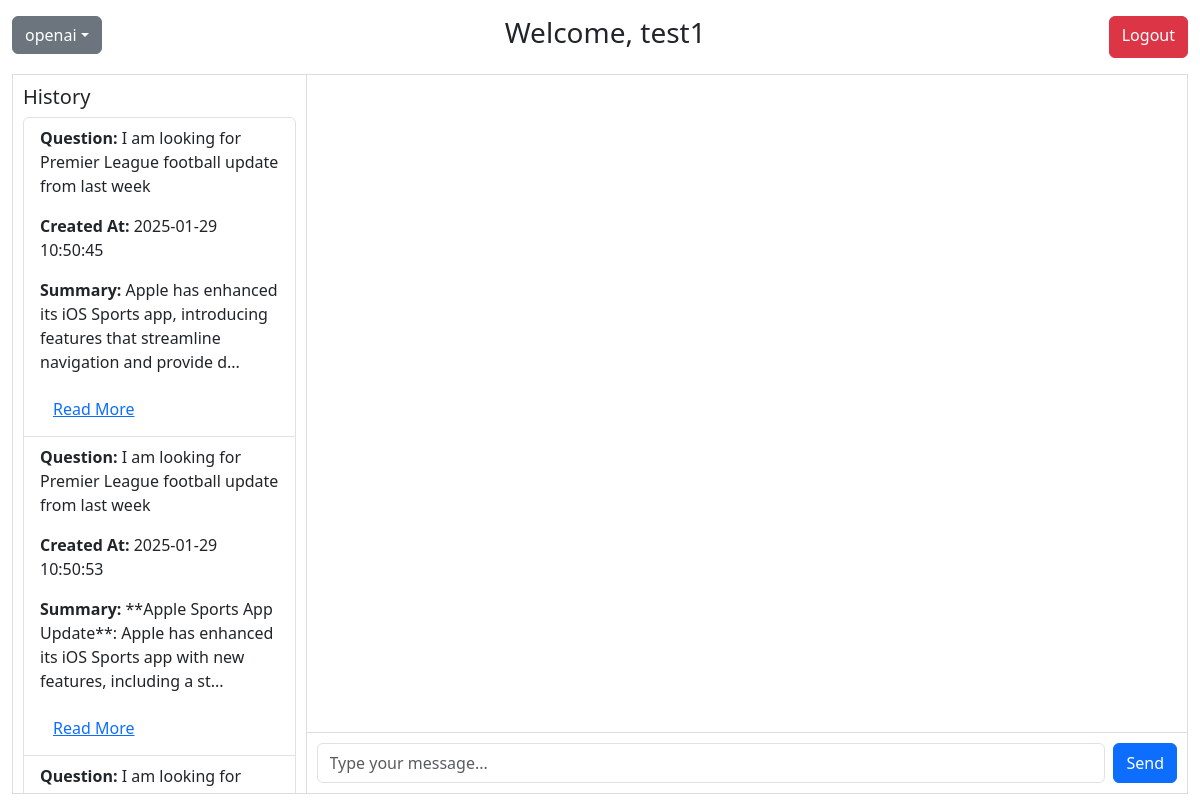
Screenshot of /users/chatbot (signed in) with the database file from the repository.
### app/model/models.py (models this page shows)
class User(Base):
    __tablename__ = "users"
    user_id = Column(Integer, primary_key=True, index=True)
    username = Column(String(50), unique=True, nullable=False)
    email = Column(String(100), unique=True, nullable=False)
    password_hash = Column(String(255), nullable=False)
    role = Column(String(20), default="user")
    created_at = Column(DateTime, default=func.now())
    articles = relationship("SummarizedArticle", back_populates="user")

class SummarizedArticle(Base):
    __tablename__ = "summarized_articles"
    summary_id = Column(Integer, primary_key=True, index=True)
    source_id = Column(Integer, ForeignKey("news_sources.source_id"), nullable=False)
    user_id = Column(Integer, ForeignKey("users.user_id"), nullable=False)
    summarized_content = Column(Text, nullable=False)
    prompt = Column(Text, nullable=False)
    created_at = Column(DateTime, default=func.now())
    user = relationship("User", back_populates="articles")
    source = relationship("NewsSource")

### routers/user_router.py (the view)
@router.get("/chatbot")
def chatbot_page(
    request: Request,
    db: Session = Depends(get_db),
    user: User = Depends(get_current_user),
):
    user_history = NewsService.get_summarized_articles(user.user_id, db)
    return templates.TemplateResponse(
        "chatbot.html",
        {"request": request, "user": user, "history": user_history},
    )

### templates/chatbot.html (shortened to what this page needs)
<!DOCTYPE html>
<html lang="en">
<head>
    <link href="https://cdn.jsdelivr.net/npm/bootstrap@5.3.0-alpha3/dist/css/bootstrap.min.css" rel="stylesheet" />
</head>
<body>
    <div class="container-fluid">
        <div class="row mt-3">
            <div class="col-12 d-flex justify-content-between">
                <div>
                    <div class="dropdown">
                        <button class="btn btn-secondary dropdown-toggle" type="button" id="llmDropdown" data-bs-toggle="dropdown">
                        </button>
                    </div>
                </div>
                <h3>Welcome, {{ user.username }}</h3>
                <a href="/users/logout" class="btn btn-danger">Logout</a>
            </div>
        </div>
        <div class="chat-container mt-3">
            <div class="history">
                <h5>History</h5>
                <ul class="list-group">
                    {% for entry in history %}
                        <li class="list-group-item">
                            <p><strong>Question:</strong> {{ entry.prompt }}</p>
                            <p><strong>Created At:</strong> {{ entry.created_at }}</p>
                            <p>
                                <strong>Summary:</strong>
                                <span class="summary-preview" id="preview-{{ entry.summary_id }}">
                                    {{ entry.summarized_content[:100] }}...
                                </span>
                            </p>
                            <button class="btn btn-link toggle-summary" data-id="{{ entry.summary_id }}">Read More</button>
                        </li>
                    {% endfor %}
                </ul>
            </div>
            <div class="chat">
                <div class="chat-messages" id="chat-messages"></div>
                <form id="chat-form" class="chat-input d-flex">
                    <input type="text" id="chat-input" class="form-control me-2" placeholder="Type your message..." required>
                    <button type="submit" class="btn btn-primary">Send</button>
                </form>
            </div>
        </div>
    </div>
</body>
</html>

### templates/chatbot.html (style rules this page uses)
.chat-container { display: flex; height: 90vh; border: 1px solid #ddd; }
.history { width: 25%; overflow-y: auto; border-right: 1px solid #ddd; padding: 10px; height: 100%; }
.chat { width: 75%; display: flex; flex-direction: column; }
.chat-messages { flex-grow: 1; overflow-y: auto; padding: 10px; margin-bottom: 10px; height: 70vh; }
.chat-input { padding: 10px; background: #f7f7f7; border-top: 1px solid #ddd; position: sticky; bottom: 0; background-color: white; }
.chat-input input { height: 40px; }

### rows the page displays
User: username "test1"
SummarizedArticle: prompt "I am looking for Premier League football update from last week", created_at "2025-01-29 10:50:45", summarized_content "Apple has enhanced its iOS Sports app, introducing features that streamline navigation and provide d"
SummarizedArticle: prompt "I am looking for Premier League football update from last week", created_at "2025-01-29 10:50:53", summarized_content "**Apple Sports App Update**: Apple has enhanced its iOS Sports app with new features, including a st"
SummarizedArticle: prompt "I am looking for…"
